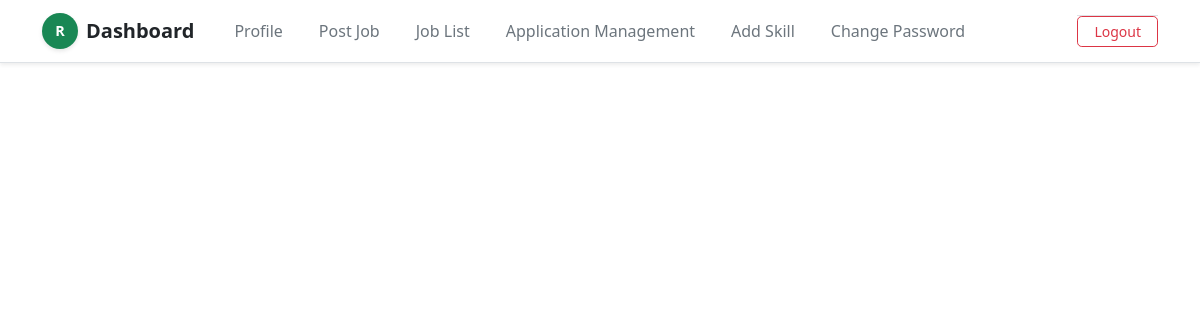
/jobs/ (signed in), run on an earlier commit of the app's database.
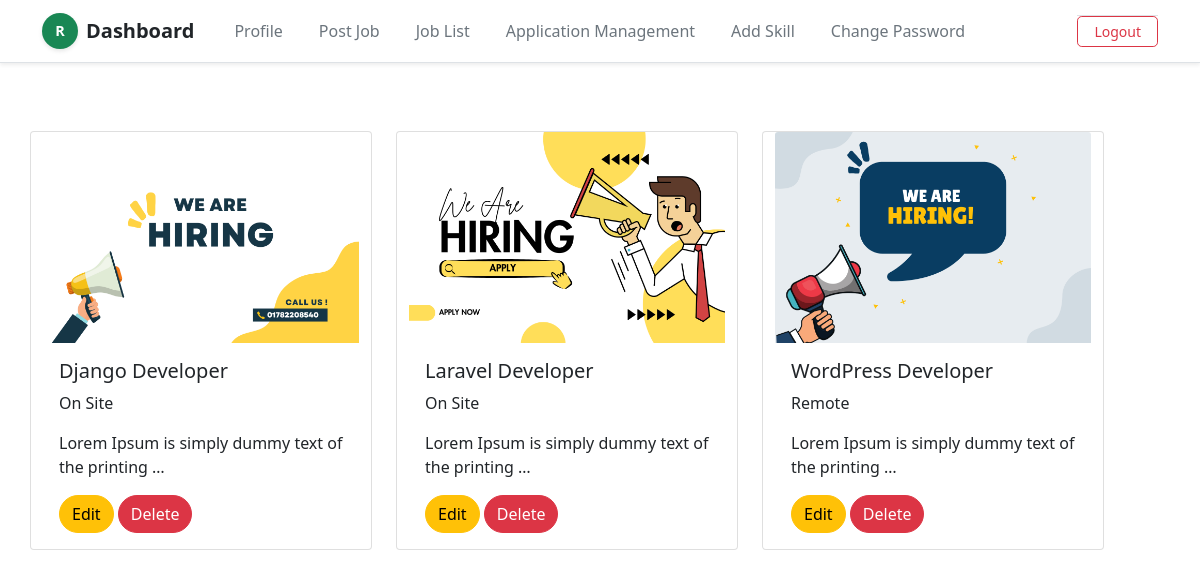
And on a later commit of the database.
### Job_App/models.py (models this page shows, shortened)
class JobpostModel(models.Model):
    user = models.ForeignKey(RecruiterProfileModel, on_delete=models.CASCADE)
    title = models.CharField(max_length=200,null=True)
    type = models.CharField(max_length=200,null=True)
    description = models.TextField(null=True)
    image = models.ImageField(upload_to='media/jobs', null=True)
    skill_set = models.ManyToManyField(SkillsModel, blank=True)

### Job_App/views.py (the view, shortened to what this page needs)
# urls.py: path('jobs/',joblistPage,name='jobs'),
def joblistPage(req):
    if req.user.user_type == 'recruiter':
        try:
            recruiter = RecruiterProfileModel.objects.get(user = req.user)
            jobid = None
        except:
            messages.warning(req,'Profile Update First')
            return redirect('recruiter')
        jobs = JobpostModel.objects.filter(user = recruiter)
        skills = None
    con = {
        'jobs': jobs,
        'skills': skills,
        'jobid': jobid
    }
    return render(req,'pages/joblist.html',con)

### Job_App/templates/pages/joblist.html (shortened to what this page needs)
{% extends 'base/base.html' %}
{% block body %}
<div class="row ">
    {% if skills == 'No Skill Added' %}
    <div class="d-flex justify-content-center align-items-center">No skill found! Update your profile first to see your
        profile matching jobs.</div>
    {% else %}
    {% for j in jobs %}
    <div class="card me-4" style="width: 30%; margin-top: 20px;">
        {% if j.image %}
        <img src="{{j.image.url}}" class="card-img-top" alt="...">
        {% endif %}
        <div class="card-body">
            <h5 class="card-title">{{j.title}}</h5>
            <p>{{j.type}}</p>
            <p class="card-text">{{j.description | truncatechars:50}}</p>
            {% if request.user.user_type == 'jobseeker' %}
            {% if j.id in jobid %}
            <a href="javascript:void(0)" class="btn btn-warning rounded-pill">Already Applied</a>
            {% else %}
            <a href="{% url 'apply' j.id %}" class="btn btn-primary rounded-pill">Apply</a>
            {% endif %}
            {% elif request.user.user_type == 'recruiter' %}
            <a href="{% url 'editjobpost' j.id %}" class="btn btn-warning rounded-pill">Edit</a>
            <a href="{% url 'deletejob' j.id %}" class="btn btn-danger rounded-pill">Delete</a>
            {% endif %}
        </div>
    </div>
    {% endfor %}
    {% endif %}
</div>
{% endblock body %}

### Job_App/templates/base/base.html (shortened to what this page needs)
{% load static %}
<!doctype html>
<html lang="en">
<head>
    <link href="https://cdn.jsdelivr.net/npm/bootstrap@5.0.2/dist/css/bootstrap.min.css" rel="stylesheet"
>
    <link rel="stylesheet" href="{% static 'css/style.css' %}">
</head>
<body>
    {% if request.path != '/' and request.path != '/register/' and request.path != '/login/' %}
        {% include 'base/nav.html' %}
    {% endif %}
    <div class="container my-5">
        {% block body %}
        {% endblock body %}
    </div>
</body>
</html>

### Job_App/templates/base/nav.html (shortened to what this page needs)
<nav class="navbar navbar-expand-lg bg-white border-bottom shadow-sm sticky-top py-2">
  <div class="container">
    <a class="navbar-brand d-flex align-items-center fw-bold text-dark fs-5 me-4" href="{% url 'dashboard' %}">
      {% if request.user.user_type|lower == 'jobseeker' %}
        <span class="user-badge bg-primary text-white fw-bold rounded-circle d-inline-flex align-items-center justify-content-center me-2" style="width: 36px; height: 36px; font-size: 0.9rem;">
          J
        </span>
      {% elif request.user.user_type|lower == 'recruiter' %}
        <span class="user-badge bg-success text-white fw-bold rounded-circle d-inline-flex align-items-center justify-content-center me-2" style="width: 36px; height: 36px; font-size: 0.9rem;">
          R
        </span>
      {% else %}
        <span class="user-badge bg-secondary text-white fw-bold rounded-circle d-inline-flex align-items-center justify-content-center me-2" style="width: 36px; height: 36px; font-size: 0.9rem;">
          U
        </span>
      {% endif %}
      Dashboard
    </a>
    <div class="collapse navbar-collapse" id="navbarMain">
      <ul class="navbar-nav me-auto mb-2 mb-lg-0 gap-lg-1">
        {% if request.user.user_type|lower == 'recruiter' %}
          <li class="nav-item">
            <a class="nav-link custom-nav-link text-secondary fw-medium px-3 rounded-2" href="{% url 'recruiter' %}">Profile</a>
          </li>
          <li class="nav-item">
            <a class="nav-link custom-nav-link text-secondary fw-medium px-3 rounded-2" href="{% url 'jobpost' %}">Post Job</a>
          </li>
        {% elif request.user.user_type|lower == 'jobseeker' %}
          <li class="nav-item">
            <a class="nav-link custom-nav-link text-secondary fw-medium px-3 rounded-2" href="{% url 'jobseeker' %}">Profile</a>
          </li>
        {% endif %}
        <li class="nav-item">
          <a class="nav-link custom-nav-link text-secondary fw-medium px-3 rounded-2" href="{% url 'jobs' %}">Job List</a>
        </li>
        {% if request.user.user_type|lower == 'jobseeker' %}
          <li class="nav-item">
            <a class="nav-link custom-nav-link text-secondary fw-medium px-3 rounded-2" href="{% url 'appliedjobs' %}">Applied Jobs</a>
          </li>
        {% elif request.user.user_type|lower == 'recruiter' %}
          <li class="nav-item">
            <a class="nav-link custom-nav-link text-secondary fw-medium px-3 rounded-2" href="{% url 'applicationmanagement' %}">Application Management</a>
          </li>
        {% endif %}
        <li class="nav-item">
          <a class="nav-link custom-nav-link text-secondary fw-medium px-3 rounded-2" href="{% url 'addskill' %}">Add Skill</a>
        </li>
        <li class="nav-item">
          <a class="nav-link custom-nav-link text-secondary fw-medium px-3 rounded-2" href="{% url 'changepassword' %}">Change Password</a>
        </li>
      </ul>
      <div class="d-flex align-items-center gap-2 pt-2 pt-lg-0 border-top border-lg-0 mt-2 mt-lg-0">
        <a href="{% url 'logout' %}" class="btn btn-outline-danger btn-sm rounded-3 px-3 fw-semibold">
          Logout
        </a>
      </div>
    </div>
  </div>
</nav>

### static/css/style.css (style rules this page uses)
.user-badge { width: 37px; height: 37px; background-color: #846767; color: #fff; border-radius: 50%; display: inline-flex; align-items: center; justify-content: center; font-weight: bold; font-size: 14px; box-shadow: 0 2px 4px rgba(0,0,0,0.1); }
.custom-nav-link { transition: all 0.2s ease-in-out; }

What changed in the data, as far as the page shows it:
added JobpostModel: image (picture), title "Django Developer", type "On Site", description "Lorem Ipsum is simply dummy text of the printing …"
added JobpostModel: image (picture), title "Laravel Developer", type "On Site", description "Lorem Ipsum is simply dummy text of the printing …"
added JobpostModel: image (picture), title "WordPress Developer", type "Remote", description "Lorem Ipsum is simply dummy text of the printing …"
